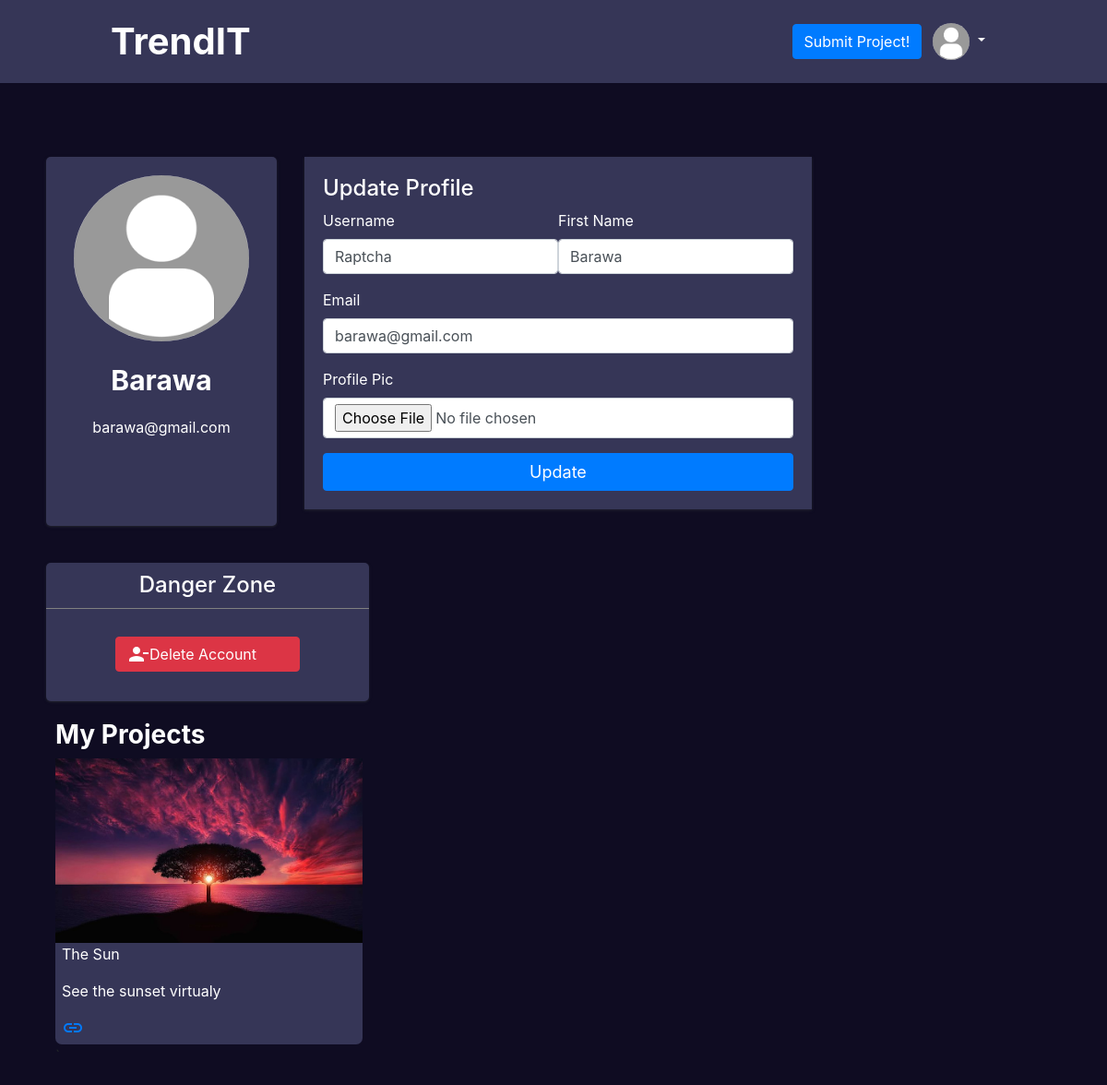
The app's page /profile/ (signed in) with its own data.
### app/models.py (models this page shows, shortened)
class Profile(models.Model):
    user = models.OneToOneField(User, blank=True, null=True, on_delete=models.CASCADE)
    profile_pic = models.ImageField(default='media/default2.png', upload_to='media/', null=True, blank=True)

class Project(models.Model):
    name = models.CharField(max_length=200)
    project_pic = models.ImageField(blank=True, upload_to='media/', null=True)
    user = models.ForeignKey(User, blank=True, null=True, on_delete=models.CASCADE)
    description = models.TextField()
    link = models.URLField( blank=True, null=True)

### app/views.py (the view, shortened to what this page needs)
# urls.py: path('profile/', my_profile, name='profile'),
@login_required(login_url='login-user/')
def my_profile(request):
    user = request.user
    profile = Profile.objects.get(user=user)
    projects = Project.objects.filter(user=user)
    return render(request, 'html/profile.html', {"profile": profile, "projects": projects})

### app/templates/html/profile.html (shortened to what this page needs)
{% extends 'html/base.html' %}
{% load static %}
 {% block css %}<link rel="stylesheet" href="{% static 'css/profile.css' %}"> {% endblock %}
{% block content %}
<div class="container">
    <div id="profile" >
        <div class="user-profile">
                <img src={{profile.profile_pic.url}} alt="pic" />
                <p class="f-name">{{profile.user.first_name}}</p>
                <p>{{profile.user.email}}</p>
        </div>
    <div class="">
    <form class="up-form" method="post" enctype="multipart/form-data">
    <h4 claas="r-header">Update Profile</h4>
<div class="divide">
  <div class="form-group">
    <label for="username">Username</label>
   <input type="text" class="form-control" name="username"  value="{{profile.user.username}}" id="username" autofocus>
  </div>
  <div class="form-group">
    <label for="fullname">First Name</label>
   <input type="text" class="form-control" name="fullname" value="{{profile.user.first_name}}" id="fullname">
  </div>
</div>
  <div class="form-group">
      <label for="email">Email</label>
    <input type="email" class="form-control" name="email" value="{{profile.user.email}}" id="email" >
  </div>
  <div class="form-group">
      <label for="profile_pic">Profile Pic</label>
    <input type="file" class="form-control" name="profile_pic"  id="profile_pic" accept="media/*" required="">
  </div>
  <button type="submit" class="up-btn btn btn-primary">Update</button>
</form>
    </div>
</div>
<div class="danger-zone">
<h4 class="h-d">Danger Zone</h4>
 <a href="/delete-account/{{profile.user.id}}" class=" delete-a btn btn-danger"> <i class="material-icons">person_remove</i>Delete Account</a>
</div>
    <div class="projects">
        <h3>My Projects</h3>
    <div id="repos">
        {% for project in projects %}
        <div class="user-repo">
            <img class="project-pic" src="{{project.project_pic.url}}" alt="" />
            <p>{{project.name}}</p>
               <p>{{project.description}}</p>
              <a href="{{project.live_link}}" target="_blank" ><i class="material-icons">link</i></a>
            </div>`
        {% endfor %}
    </div>
</div>
</div>
</body>
</html>
{% endblock %}

### app/templates/html/base.html (shortened to what this page needs)
{% load static %}
<!DOCTYPE html>
<html lang="en">
<head>
    <link rel="stylesheet" href="https://cdn.jsdelivr.net/npm/bootstrap@4.0.0/dist/css/bootstrap.min.css">
    {% block css %}{% endblock %}
</head>
<body>
<nav class="navbar navbar-expand-lg navbar-light bg-light">
  <a style="color:white; font-size:40px; font-weight:bold;" class="navbar-brand" href="/">TrendIT</a>
    {% if user.is_authenticated %}
  <div class="collapse navbar-collapse" id="navbarSupportedContent">
    <a class="btn btn-primary post-project" href="/submit-project">Submit Project!</a>
      <div class="dropdown">
  <button class="btn btn-secondary dropdown-toggle" type="button" id="dropdownMenuButton" data-toggle="dropdown" aria-haspopup="true" aria-expanded="false">
    <img class="prof-pic" src="{{user.profile.profile_pic.url}}" alt="pro-pic">
  </button>
</div>
  </div>
    {% endif %}
</nav>
{% block content %}
{% endblock %}

### app/static/css/profile.css (style rules this page uses)
.container { padding:20px 0%; }
#profile { display:flex; width:70vw; padding:20px 20px; border-radius:10px; }
.user-profile { box-shadow: rgba(60, 64, 67, 0.3) 0px 1px 2px 0px, rgba(60, 64, 67, 0.15) 0px 1px 3px 1px; border-radius:5px; margin-bottom: 20px !important; font-size:16px; text-align: center; align-items:center; height:400px; width:350px; margin-right:30px; background-color:rgb(54, 54, 87) !important; color:white; }
.user-profile img { padding:20px 30px; height: 220px; width:250px; border-radius: 100% 100%; }
.f-name { font-size:30px; font-weight:bold; }
.up-form { box-shadow: rgba(60, 64, 67, 0.3) 0px 1px 2px 0px, rgba(60, 64, 67, 0.15) 0px 1px 3px 1px; padding:20px 20px; width:550px; background-color:rgb(54, 54, 87) !important; color:white; }
.divide { display:flex; justify-content:space-between; }
.up-btn { width:100%; font-size:18px; }
.danger-zone { box-shadow: rgba(60, 64, 67, 0.3) 0px 1px 2px 0px, rgba(60, 64, 67, 0.15) 0px 1px 3px 1px; border-radius:5px; margin-bottom: 20px !important; font-size:16px; text-align: center; align-items:center; height:150px; width:350px; margin-left:20px; background-color:rgb(54, 54, 87) !important; color:white; }
.h-d { border-bottom:1px gray solid; padding:10px 0px; }
.delete-a { display:flex; align-items:center; margin:auto; margin-top:30px !important; width:200px !important; }
.projects { margin-left:30px; }
.projects h3 { color:white; font-weight:bold; }
.project-pic { width:100%; height:200px; }
.user-repo { background-color:rgb(54, 54, 87) !important; width:30%; border-radius:7px; }
.user-repo p { color:white; padding-left:7px; }
.user-repo a { padding-left:7px; }

### app/templates/html/base.html (style rules this page uses)
body { background-color:#0f0c22; }
.prof-pic { width:40px; border-radius:100%; }
#dropdownMenuButton { background-color:transparent; border:none; }
.navbar { background-color:rgb(54, 54, 87) !important; color:white; margin-bottom:40px; padding:10px 10%; position:sticky; top:0; z-index:999; }

### records on screen
Profile: profile_pic (placeholder picture), user.first_name "Barawa", user.email "barawa@gmail.com", username "Raptcha", fullname "Barawa", email "barawa@gmail.com"
Project: project_pic (picture), name "The Sun", description "See the sunset virtualy"
